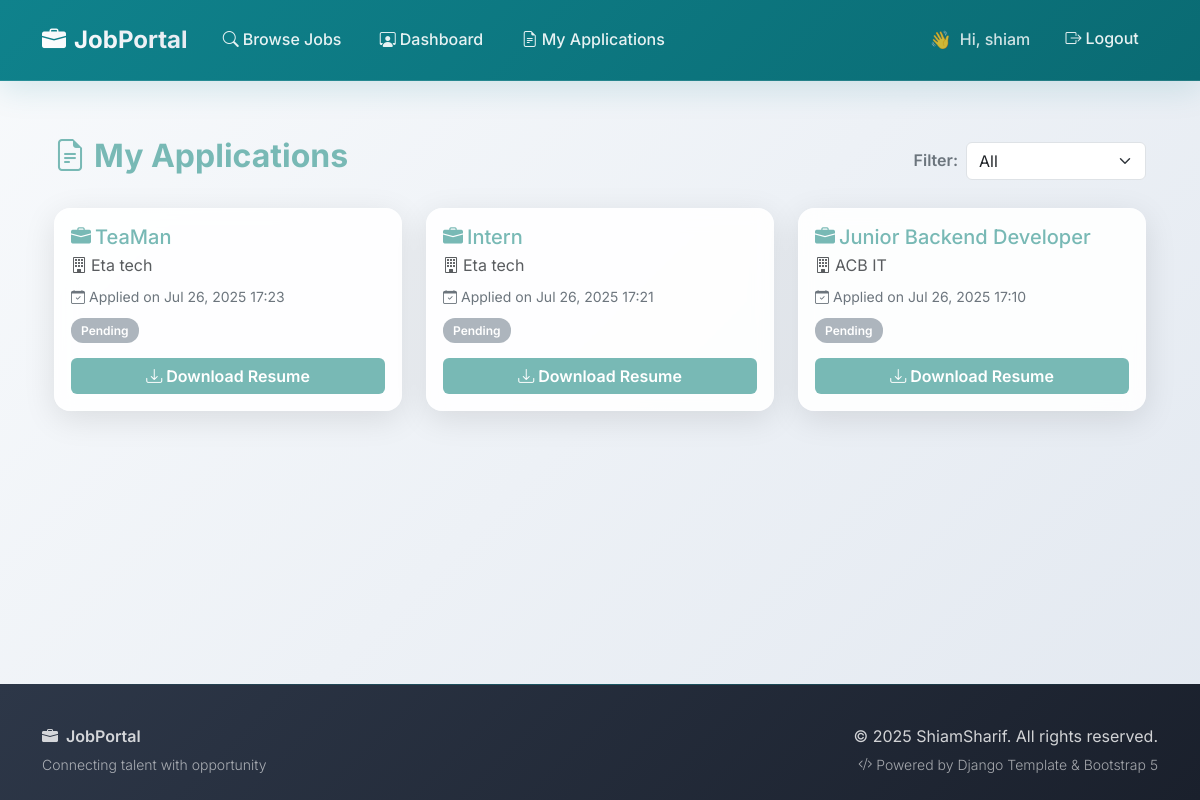
Page /my-applications/ (signed in) on the committed database.
### jobs/models.py (models this page shows, shortened)
class Application(models.Model):
    STATUS_CHOICES = (
        ('PENDING', 'Pending'),
        ('APPROVED', 'Approved'),
        ('REJECTED', 'Rejected'),
    )
    job = models.ForeignKey(Job, on_delete=models.CASCADE, related_name="applications")
    applicant = models.ForeignKey(User, on_delete=models.CASCADE, related_name="applications")
    resume = models.FileField(upload_to="resumes/")
    cover_letter = models.TextField()
    applied_at = models.DateTimeField(auto_now_add=True)
    status = models.CharField(max_length=10, choices=STATUS_CHOICES, default='PENDING')

class Job(models.Model):
    title = models.CharField(max_length=255)
    company_name = models.CharField(max_length=255)
    location = models.CharField(max_length=255)
    description = models.TextField()
    posted_by = models.ForeignKey(User, on_delete=models.CASCADE, related_name="jobs")
    created_at = models.DateTimeField(auto_now_add=True)

### jobs/views.py (the view)
# urls.py: path("my-applications/", views.my_applications, name="my_applications"),
@login_required
def my_applications(request):
    if request.user.profile.role != "APPLICANT":
        return redirect("home")
    status_filter = request.GET.get("status")
    apps = Application.objects.filter(applicant=request.user).select_related("job").order_by("-applied_at")
    if status_filter in ["PENDING", "APPROVED", "REJECTED"]:
        apps = apps.filter(status=status_filter)
    return render(request, "my_applications.html", {"applications": apps, "status_filter": status_filter})

### templates/my_applications.html (shortened to what this page needs)
{% extends "base.html" %}
{% block content %}
<div class="container">
  <div class="d-flex justify-content-between align-items-center mb-4">
    <h2 class="fw-bold" style="color: #78B9B5;">
      <i class="bi bi-file-earmark-text me-2"></i>My Applications
    </h2>
    <form method="get" class="d-flex align-items-center">
      <label class="me-2 fw-semibold text-secondary">Filter:</label>
      <select name="status" class="form-select" onchange="this.form.submit()" style="width: 180px;">
        <option value="">All</option>
      </select>
    </form>
  </div>
  {% if applications %}
    <div class="row g-4">
      {% for app in applications %}
        <div class="col-md-6 col-lg-4">
          <div class="card border-0 shadow-sm h-100">
            <div class="card-body d-flex flex-column">
              <h5 class="card-title mb-1">
                <a href="{% url 'job_detail' app.job.pk %}" class="text-decoration-none" style="color:#78B9B5;">
                  <i class="bi bi-briefcase-fill me-1"></i>{{ app.job.title }}
                </a>
              </h5>
              <p class="mb-2 text-muted">
                <i class="bi bi-building me-1"></i>{{ app.job.company_name }}
              </p>
              <p class="mb-2 small text-secondary">
                <i class="bi bi-calendar-check me-1"></i>Applied on {{ app.applied_at|date:"M d, Y H:i" }}
              </p>
              <p class="mb-3">
                <span class="badge-status
                  {% if app.status == 'APPROVED' %}status-approved
                  {% elif app.status == 'REJECTED' %}status-rejected
                  {% else %}status-pending{% endif %}">
                  {{ app.get_status_display }}
                </span>
              </p>
              <a href="{{ app.resume.url }}" target="_blank"
                 class="btn mt-auto text-white fw-semibold"
                 style="background-color: #78B9B5; border: none;">
                <i class="bi bi-download me-1"></i>Download Resume
              </a>
            </div>
          </div>
        </div>
      {% endfor %}
    </div>
  {% else %}
    <div class="alert alert-info d-flex align-items-center mt-4" role="alert">
      <i class="bi bi-info-circle-fill me-2"></i>
      <div>No applications found{% if status_filter %} for selected status{% endif %}.</div>
    </div>
  {% endif %}
</div>
{% endblock %}

### templates/base.html (shortened to what this page needs)
{% load static %}
<!doctype html>
<html lang="en">
<head>
  <link href="https://cdn.jsdelivr.net/npm/bootstrap@5.3.3/dist/css/bootstrap.min.css" rel="stylesheet">
  <link href="https://cdn.jsdelivr.net/npm/bootstrap-icons@1.11.0/font/bootstrap-icons.css" rel="stylesheet">
</head>
<body>
  <nav class="navbar navbar-expand-lg navbar-dark sticky-top">
    <div class="container">
      <a class="navbar-brand fw-bold" href="{% url 'home' %}">
        <i class="bi bi-briefcase-fill me-2"></i>JobPortal
      </a>
      <div class="collapse navbar-collapse" id="navbarNav">
        <ul class="navbar-nav me-auto">
          <li class="nav-item">
            <a class="nav-link" href="{% url 'job_list' %}">
              <i class="bi bi-search me-1"></i>Browse Jobs
            </a>
          </li>
          {% if user.is_authenticated %}
            {% if user.profile.role == "EMPLOYER" %}
              <li class="nav-item">
                <a class="nav-link" href="{% url 'employer_dashboard' %}">
                  <i class="bi bi-speedometer2 me-1"></i>Dashboard
                </a>
              </li>
              <li class="nav-item">
                <a class="nav-link" href="{% url 'job_create' %}">
                  <i class="bi bi-plus-circle me-1"></i>Post Job
                </a>
              </li>
            {% else %}
              <li class="nav-item">
                <a class="nav-link" href="{% url 'applicant_dashboard' %}">
                  <i class="bi bi-person-workspace me-1"></i>Dashboard
                </a>
              </li>
              <li class="nav-item">
                <a class="nav-link" href="{% url 'my_applications' %}">
                  <i class="bi bi-file-earmark-text me-1"></i>My Applications
                </a>
              </li>
            {% endif %}
          {% endif %}
        </ul>
        <ul class="navbar-nav">
          {% if user.is_authenticated %}
            <li class="nav-item">
              <span class="navbar-text me-3">Hi, {{ user.username }}</span>
            </li>
            <li class="nav-item">
              <a class="nav-link" href="{% url 'logout' %}">
                <i class="bi bi-box-arrow-right me-1"></i>Logout
              </a>
            </li>
          {% endif %}
        </ul>
      </div>
    </div>
  </nav>
  <main class="container mt-4">
    {% block content %}{% endblock %}
  </main>
  <footer class="footer mt-auto">
    <div class="container">
      <div class="row align-items-center">
        <div class="col-md-6 text-center text-md-start">
          <p class="mb-1 fw-semibold">
            <i class="bi bi-briefcase-fill me-2"></i>JobPortal
          </p>
          <p class="small mb-0">Connecting talent with opportunity</p>
        </div>
        <div class="col-md-6 text-center text-md-end">
          <p class="mb-1">&copy; 2025 ShiamSharif. All rights reserved.</p>
          <p class="small mb-0">
            <i class="bi bi-code-slash me-1"></i>Powered by Django Template & Bootstrap 5
          </p>
        </div>
      </div>
    </div>
  </footer>
</body>
</html>

### templates/base.html (style rules this page uses)
:root { --primary-color: #0F828C; --primary-dark: #0A6B73; --primary-light: #E6F7F8; --secondary-color: #2D3748; --accent-color: #F7FAFC; --success-color: #38A169; --warning-color: #D69E2E; --danger-color: #E53E3E; --text-dark: #1A202C; --text-light: #718096; --border-color: #E2E8F0; }
* { box-sizing: border-box; }
body { font-family: 'Inter', -apple-system, BlinkMacSystemFont, 'Segoe UI', Roboto, sans-serif; background: linear-gradient(135deg, #f8fafc 0%, #e2e8f0 100%); color: var(--text-dark); line-height: 1.6; font-weight: 400; min-height: 100vh; display: flex; flex-direction: column; }
.navbar { background: linear-gradient(135deg, var(--primary-color) 0%, var(--primary-dark) 100%) !important; backdrop-filter: blur(10px); box-shadow: 0 8px 32px rgba(15, 130, 140, 0.15); border-bottom: 1px solid rgba(255, 255, 255, 0.1); padding: 1rem 0; transition: all 0.3s ease; }
.navbar-brand { font-weight: 700 !important; font-size: 1.5rem !important; color: white !important; text-decoration: none; background: linear-gradient(45deg, #ffffff, #e2e8f0); -webkit-background-clip: text; -webkit-text-fill-color: transparent; background-clip: text; transition: all 0.3s ease; }
.nav-link { color: rgba(255, 255, 255, 0.9) !important; font-weight: 500; padding: 0.5rem 1rem !important; border-radius: 8px; transition: all 0.3s ease; position: relative; margin: 0 0.2rem; }
.nav-link::before { content: ''; position: absolute; bottom: 0; left: 50%; width: 0; height: 2px; background: linear-gradient(45deg, #ffffff, #e2e8f0); transition: all 0.3s ease; transform: translateX(-50%); }
.navbar-text { color: rgba(255, 255, 255, 0.8) !important; font-weight: 500; display: flex; align-items: center; gap: 0.5rem; }
.navbar-text::before { content: '👋'; font-size: 1.1rem; }
main { flex: 1; padding: 2rem 0; }
.footer { background: linear-gradient(135deg, var(--secondary-color) 0%, #1A202C 100%); color: rgba(255, 255, 255, 0.8); padding: 2.5rem 0 1.5rem; margin-top: auto; position: relative; overflow: hidden; }
.footer::before { content: ''; position: absolute; top: 0; left: 0; right: 0; height: 1px; background: linear-gradient(90deg, transparent, rgba(15, 130, 140, 0.5), transparent); }
.footer p { margin-bottom: 0.5rem; transition: all 0.3s ease; }
.footer .small { color: rgba(255, 255, 255, 0.6); font-weight: 300; }
main { animation: fadeIn 0.6s ease; }
.btn, .card, .form-control, .form-select { transition: all 0.3s ease; }
.container { position: relative; }
.card { background: rgba(255, 255, 255, 0.9) !important; backdrop-filter: blur(10px); border: 1px solid rgba(255, 255, 255, 0.2) !important; box-shadow: 0 8px 32px rgba(0, 0, 0, 0.1) !important; border-radius: 16px !important; }

### templates/my_applications.html (style rules this page uses)
.badge-status { padding: 5px 10px; border-radius: 12px; font-size: 0.75rem; font-weight: 600; }
.status-pending { background-color: #adb5bd; color: white; }

### rows in the picture
Application: job "TeaMan", job.company_name "Eta tech", applied_at "Jul 26, 2025 17:23", status "Pending"
Application: job "Intern", job.company_name "Eta tech", applied_at "Jul 26, 2025 17:21", status "Pending"
Application: job "Junior Backend Developer", job.company_name "ACB IT", applied_at "Jul 26, 2025 17:10", status "Pending"

### other values in the picture
{{ user.username }} "shiam"
